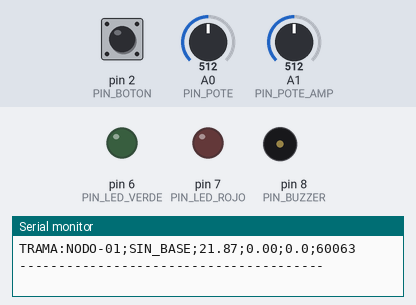
Bench run of a sketch on a simulated Arduino Uno, built with avr-gcc and run on an emulated ATmega328P. Parts: output pins drawn as LEDs (lit = HIGH), buzzer (waves = sounding), the last lines printed to the serial monitor. Dashed ring = blinking. The test bench sets the inputs (shaded band); at power-on: pin 2 (PIN_BOTON) HIGH, A0 (PIN_POTE) = 512, A1 (PIN_POTE_AMP) = 512. Random numbers use the default seed unless the sketch sets one; EEPROM starts erased.

Above: at 2.0 s.
2.1 s: pin 2 (PIN_BOTON) pulled LOW for 1.5 s
5.1 s: pin 2 (PIN_BOTON) driven LOW
At 9.1 s:
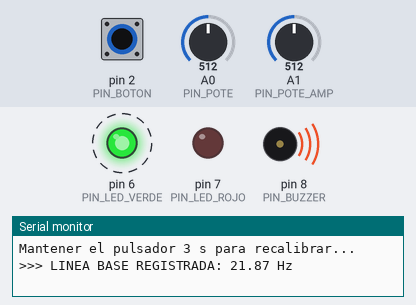
9.6 s: pin 2 (PIN_BOTON) driven HIGH
At 13.5 s:
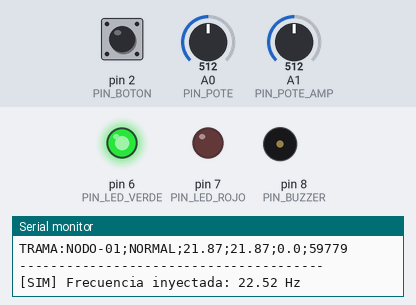
13.9 s: A0 (PIN_POTE) set to 306
At 15.9 s:
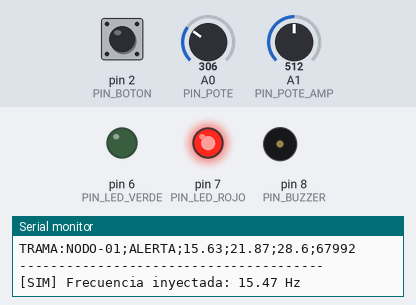
18.4 s: A0 (PIN_POTE) set to 412
21.9 s: A0 (PIN_POTE) set to 425
At 23.4 s:
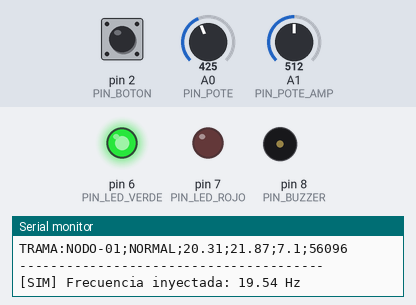
Timing chart, 0 to 24.7 s (numbered marks = the images above; inputs shaded):
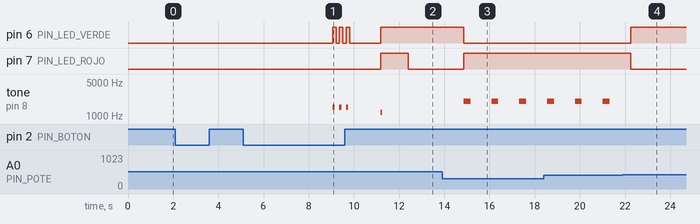

The sketch:

sketch.ino
```cpp
// Hecho con IA (Claude)
/* ============================================================
   SISTEMA IoT DE MONITOREO DE SALUD ESTRUCTURAL
   VERSION ARDUINO UNO (un solo nodo, sin Bluetooth)

   Asignatura : TI3042 - Aplicaciones Moviles para IoT
   Hardware   : Arduino Uno + MPU6050 + potenciometro + boton
                + LED verde + LED rojo + buzzer

   PRINCIPIO: toda estructura vibra a una frecuencia natural que
   depende de su masa y su rigidez. Si la rigidez disminuye por
   dano, la frecuencia natural baja. El sistema calcula esa
   frecuencia con una FFT y la compara contra una linea base.

   DIFERENCIAS RESPECTO DE LA VERSION ESP32
   - Ventana de 128 muestras en lugar de 512: los 2 KB de RAM del
     ATmega328P no alcanzan para mas. Resolucion: 200/128 = 1,56 Hz.
   - La linea base se guarda en la EEPROM interna del Uno.
   - El MPU6050 se lee directamente por I2C con la libreria Wire,
     sin librerias externas, para ahorrar memoria.
   - Sin Bluetooth: el Uno no lo trae integrado.

   CONEXIONES
     MPU6050 VCC -> 5V        MPU6050 GND -> GND
     MPU6050 SDA -> A4        MPU6050 SCL -> A5
     Potenciometro: extremos a 5V y GND, centro -> A0
     Boton: una pata -> D2, pata diagonal -> GND
     LED verde: D6 -> resistencia 220 -> pata larga, pata corta -> GND
     LED rojo : D7 -> resistencia 220 -> pata larga, pata corta -> GND
     Buzzer: + -> D8, - -> GND

   Monitor serie a 115200 baudios.
   ============================================================ */

#include <Wire.h>        // Comunicacion I2C (incluida en el IDE)
#include <EEPROM.h>      // Memoria no volatil del Uno (incluida)
#include <arduinoFFT.h>  // Transformada Rapida de Fourier

// ---------------- MODO DE OPERACION ----------------
// true  : el potenciometro genera una senal de frecuencia conocida
//         (validacion con senal patron). Es el modo de la demo.
// false : se leen las vibraciones reales del MPU6050.
const bool MODO_SIMULACION = true;

// ---------------- IDENTIFICACION DEL NODO ----------------
// Cada prototipo lleva un ID unico. Con varias estructuras
// monitoreadas, la app usa este ID para saber de donde viene
// cada medicion. Cambiarlo en cada placa: NODO-01, NODO-02...
const char ID_NODO[] = "NODO-01";

// ---------------- SEGUNDO POTENCIOMETRO (opcional) ----------------
// Solo en simulacion: un segundo potenciometro en A1 escala la
// amplitud de la vibracion para demostrar el estado AMARILLO
// (sismo). Dejar en false si no esta conectado: un pin analogico
// al aire lee ruido y activaria el amarillo al azar.
const bool USAR_POTE_AMPLITUD = true;
#define PIN_POTE_AMP  A1

// ---------------- PINES ----------------
#define PIN_POTE      A0
#define PIN_BOTON      2
#define PIN_LED_VERDE  6
#define PIN_LED_ROJO   7
#define PIN_BUZZER     8

// ---------------- MPU6050 ----------------
const uint8_t MPU_DIR    = 0x68;  // Direccion I2C del sensor
const uint8_t REG_PWR    = 0x6B;  // Registro de energia (despertar)
const uint8_t REG_ACEL_X = 0x3B;  // Primer byte del eje X del acelerometro

// ---------------- PARAMETROS DE MUESTREO ----------------
// Debe ser potencia de 2: la FFT divide la senal en mitades.
const uint16_t SAMPLES = 128;

// Por Nyquist se observan frecuencias menores a Fs/2 = 100 Hz.
const float SAMPLING_FREQUENCY = 200.0;

// Periodo entre muestras: 1 / 200 Hz = 5000 microsegundos
const unsigned long PERIODO_MUESTREO = 5000;

// Caida que dispara la alerta. En el Uno se usa 10% y no 5%:
// con resolucion de 1,56 Hz, un solo "escalon" de la FFT a 20 Hz
// ya representa casi un 8%, y un umbral de 5% daria falsas alarmas.
const float UMBRAL_CAIDA = 0.10;

// Amplitud minima del pico para considerar valida la medicion.
const float AMPLITUD_MINIMA = 50.0;

// Amplitud sobre la cual la vibracion se considera fuerte (sismo).
// En reposo la senal patron entrega un pico cercano a 35000; este
// umbral corresponde a ~1,7 veces ese valor. En modo sensor real
// debe recalibrarse segun la estructura.
const float AMPLITUD_SISMO = 60000.0;

// Rango de la frecuencia simulada con el potenciometro
const float FREC_SIM_MIN = 5.0;
const float FREC_SIM_MAX = 40.0;

// Posicion en la EEPROM donde se guarda la linea base
const int DIR_EEPROM = 0;

// Tiempo que hay que mantener el pulsador para recalibrar.
// Evita que un toque accidental (o malintencionado) registre como
// "sana" una estructura ya danada y borre la alerta.
const unsigned long TIEMPO_RECALIBRAR = 3000;  // milisegundos

// ---------------- VARIABLES GLOBALES ----------------
// En el Uno un float ocupa 4 bytes: 128 x 4 x 2 = 1 KB de RAM,
// la mitad de toda la memoria disponible.
float vReal[SAMPLES];
float vImag[SAMPLES];

ArduinoFFT<float> FFT = ArduinoFFT<float>(vReal, vImag, SAMPLES, SAMPLING_FREQUENCY);

float frecuenciaBase = 0.0;

// ============================================================
//  SETUP
// ============================================================
void setup() {
  Serial.begin(115200);

  pinMode(PIN_LED_VERDE, OUTPUT);
  pinMode(PIN_LED_ROJO, OUTPUT);
  pinMode(PIN_BUZZER, OUTPUT);
  pinMode(PIN_BOTON, INPUT_PULLUP);  // Resistencia interna: sin apretar = HIGH

  // F("...") guarda el texto en la memoria de programa y no en la
  // RAM. En el Uno es indispensable para no quedarse sin memoria.
  Serial.println(F("=== MONITOR ESTRUCTURAL - ARDUINO UNO ==="));

  if (MODO_SIMULACION) {
    Serial.println(F("Modo simulacion: el potenciometro fija la frecuencia."));
  } else {
    iniciarMPU();
    Serial.println(F("Modo sensor real: leyendo MPU6050."));
  }

  // Recuperar la linea base desde la EEPROM.
  // Una EEPROM nunca escrita devuelve un valor invalido, por eso se
  // valida que este en un rango razonable antes de usarla.
  EEPROM.get(DIR_EEPROM, frecuenciaBase);
  if (isnan(frecuenciaBase) || frecuenciaBase <= 0 || frecuenciaBase > 100) {
    frecuenciaBase = 0.0;
    Serial.println(F("Sin linea base. Presionar el boton para calibrar."));
  } else {
    Serial.print(F("Linea base recuperada: "));
    Serial.print(frecuenciaBase, 2);
    Serial.println(F(" Hz"));
  }

  Serial.println(F("---------------------------------------"));
}

// ============================================================
//  LOOP
// ============================================================
void loop() {

  // 1. ADQUISICION
  if (MODO_SIMULACION) generarSenalSimulada();
  else                 capturarMuestras();

  // 2. PROCESAMIENTO
  float amplitud = 0.0;
  float frecuencia = calcularFrecuencia(&amplitud);

  // 3. EVALUACION
  if (amplitud < AMPLITUD_MINIMA) {
    Serial.println(F("Sin excitacion suficiente para evaluar."));
    enviarTrama("REPOSO", 0.0, 0.0, amplitud);
    estadoNormal();
  } else {
    Serial.print(F("Frecuencia dominante: "));
    Serial.print(frecuencia, 2);
    Serial.print(F(" Hz | Amplitud: "));
    Serial.println(amplitud, 0);

    if (botonMantenido()) {
      calibrar(frecuencia);
      enviarTrama("CALIBRADO", frecuencia, 0.0, amplitud);
    } else if (frecuenciaBase > 0) {
      evaluarEstado(frecuencia, amplitud);
    } else {
      enviarTrama("SIN_BASE", frecuencia, 0.0, amplitud);
    }
  }

  Serial.println(F("---------------------------------------"));
  delay(1000);
}

// ============================================================
//  INICIALIZACION DEL MPU6050 POR I2C
// ============================================================
void iniciarMPU() {
  Wire.begin();
  // El sensor arranca en modo reposo. Escribir 0 en el registro
  // de energia lo despierta.
  Wire.beginTransmission(MPU_DIR);
  Wire.write(REG_PWR);
  Wire.write(0);
  Wire.endTransmission();
}

// Lee el eje X del acelerometro: dos bytes (alto y bajo) que se
// combinan en un entero de 16 bits con signo.
int16_t leerAceleracionX() {
  Wire.beginTransmission(MPU_DIR);
  Wire.write(REG_ACEL_X);
  Wire.endTransmission(false);
  Wire.requestFrom(MPU_DIR, (uint8_t)2);
  int16_t alto = Wire.read();
  int16_t bajo = Wire.read();
  return (alto << 8) | bajo;
}

// ============================================================
//  SENAL PATRON (modo simulacion)
// ============================================================
void generarSenalSimulada() {
  // ADC del Uno: 10 bits, valores de 0 a 1023.
  int lectura = analogRead(PIN_POTE);
  float frecuenciaSimulada = FREC_SIM_MIN +
      (lectura / 1023.0) * (FREC_SIM_MAX - FREC_SIM_MIN);

  // Factor de amplitud: 1x en reposo, hasta 3x con el segundo
  // potenciometro (simula la intensidad de un sismo).
  float factorAmp = 1.0;
  if (USAR_POTE_AMPLITUD) factorAmp = 1.0 + 2.0 * (analogRead(PIN_POTE_AMP) / 1023.0);

  Serial.print(F("[SIM] Frecuencia inyectada: "));
  Serial.print(frecuenciaSimulada, 2);
  Serial.println(F(" Hz"));

  for (uint16_t i = 0; i < SAMPLES; i++) {
    float t = (float)i / SAMPLING_FREQUENCY;
    vReal[i] = 1000.0 * factorAmp * sin(2.0 * PI * frecuenciaSimulada * t) + random(-80, 80);
    vImag[i] = 0.0;
  }
  eliminarComponenteContinua();
}

// ============================================================
//  CAPTURA REAL A FRECUENCIA CONSTANTE
// ============================================================
void capturarMuestras() {
  unsigned long tSiguiente = micros();
  for (uint16_t i = 0; i < SAMPLES; i++) {
    vReal[i] = leerAceleracionX();
    vImag[i] = 0.0;
    // No se usa delay(): acumularia el tiempo de lectura y las
    // muestras dejarian de estar equiespaciadas.
    tSiguiente += PERIODO_MUESTREO;
    while (micros() < tSiguiente) { }
  }
  eliminarComponenteContinua();
}

// ============================================================
//  ELIMINACION DE LA COMPONENTE CONTINUA
// ============================================================
void eliminarComponenteContinua() {
  // La gravedad es constante y generaria un pico enorme en 0 Hz.
  float media = 0.0;
  for (uint16_t i = 0; i < SAMPLES; i++) media += vReal[i];
  media /= SAMPLES;
  for (uint16_t i = 0; i < SAMPLES; i++) vReal[i] -= media;
}

// ============================================================
//  FFT Y BUSQUEDA DEL PICO
// ============================================================
float calcularFrecuencia(float *amplitud) {
  FFT.windowing(FFTWindow::Hamming, FFTDirection::Forward);  // Evita fuga espectral
  FFT.compute(FFTDirection::Forward);                        // Tiempo -> frecuencia
  FFT.complexToMagnitude();                                  // Espectro de amplitudes

  uint16_t indicePico = 0;
  float maximo = 0.0;
  for (uint16_t i = 3; i < SAMPLES / 2; i++) {   // Se saltan los bins cercanos a 0 Hz
    if (vReal[i] > maximo) {
      maximo = vReal[i];
      indicePico = i;
    }
  }
  *amplitud = maximo;
  return (indicePico * SAMPLING_FREQUENCY) / SAMPLES;   // Bin -> Hz
}

// ============================================================
//  PULSADOR PROTEGIDO
// ============================================================
// Devuelve true solo si el pulsador se mantiene apretado durante
// TIEMPO_RECALIBRAR. Un toque corto se ignora.
bool botonMantenido() {
  if (digitalRead(PIN_BOTON) == HIGH) return false;
  Serial.println(F("Mantener el pulsador 3 s para recalibrar..."));
  unsigned long inicio = millis();
  while (digitalRead(PIN_BOTON) == LOW) {
    if (millis() - inicio >= TIEMPO_RECALIBRAR) return true;
  }
  Serial.println(F("Recalibracion cancelada: pulsador soltado antes de tiempo."));
  return false;
}

// ============================================================
//  CALIBRACION
// ============================================================
void calibrar(float frecuencia) {
  frecuenciaBase = frecuencia;
  EEPROM.put(DIR_EEPROM, frecuenciaBase);   // Persiste ante cortes de energia

  Serial.print(F(">>> LINEA BASE REGISTRADA: "));
  Serial.print(frecuenciaBase, 2);
  Serial.println(F(" Hz"));

  for (int i = 0; i < 3; i++) {
    tone(PIN_BUZZER, 1500, 100);
    digitalWrite(PIN_LED_VERDE, HIGH);
    delay(150);
    digitalWrite(PIN_LED_VERDE, LOW);
    delay(150);
  }
}

// ============================================================
//  EVALUACION Y ACTUADORES
// ============================================================
void evaluarEstado(float frecuencia, float amplitud) {
  float caida = (frecuenciaBase - frecuencia) / frecuenciaBase;

  Serial.print(F("Variacion respecto de linea base: "));
  Serial.print(caida * 100.0, 1);
  Serial.println(F(" %"));

  // Prioridad de los estados: ROJO > AMARILLO > VERDE.
  // ROJO: la frecuencia cayo (perdio rigidez) -> posible dano.
  // AMARILLO: la estructura vibra fuerte pero su frecuencia se
  //   mantiene -> esta siendo sacudida (sismo), no hay dano aun.
  if (caida > UMBRAL_CAIDA) {
    Serial.println(F("*** ALERTA: posible perdida de rigidez ***"));
    enviarTrama("ALERTA", frecuencia, caida * 100.0, amplitud);
    estadoAlerta();
  } else if (amplitud > AMPLITUD_SISMO) {
    Serial.println(F("!!! Vibracion fuerte: posible sismo !!!"));
    enviarTrama("VIBRACION", frecuencia, caida * 100.0, amplitud);
    estadoVibracion();
  } else {
    Serial.println(F("Estructura dentro de parametros."));
    enviarTrama("NORMAL", frecuencia, caida * 100.0, amplitud);
    estadoNormal();
  }
}

// ============================================================
//  TRAMA PARA LA APP
// ============================================================
// Formato: ID;ESTADO;frecuencia;linea_base;variacion;amplitud
// El ID permite que la app distinga entre varias estructuras.
// Hoy sale por el puerto serie; con un modulo HC-05 en TX/RX
// la misma linea llega por Bluetooth sin cambiar el formato.
void enviarTrama(const char* estado, float frecuencia, float variacion, float amplitud) {
  Serial.print(F("TRAMA:"));
  Serial.print(ID_NODO);           Serial.print(';');
  Serial.print(estado);            Serial.print(';');
  Serial.print(frecuencia, 2);     Serial.print(';');
  Serial.print(frecuenciaBase, 2); Serial.print(';');
  Serial.print(variacion, 1);      Serial.print(';');
  Serial.println(amplitud, 0);
}

void estadoNormal() {
  digitalWrite(PIN_LED_VERDE, HIGH);
  digitalWrite(PIN_LED_ROJO, LOW);
  noTone(PIN_BUZZER);
}

// Amarillo con dos LEDs: verde y rojo encendidos juntos, mas un
// pitido corto. Se distingue de la alerta (solo rojo, pitido largo).
void estadoVibracion() {
  digitalWrite(PIN_LED_VERDE, HIGH);
  digitalWrite(PIN_LED_ROJO, HIGH);
  tone(PIN_BUZZER, 1200, 80);
}

void estadoAlerta() {
  digitalWrite(PIN_LED_VERDE, LOW);
  digitalWrite(PIN_LED_ROJO, HIGH);
  tone(PIN_BUZZER, 2000, 300);
}
```

Measured:
- the behaviour switches between 424 and 425 on A0 (PIN_POTE) (found by bisection; images 3 and 4)
- after the input at 5.1 s, pin 6 (PIN_LED_VERDE): alternates HIGH for 0.15 s and LOW for 0.15 s, starting after 4.0 s; tone on pin 8 (PIN_BUZZER): alternates 1500 Hz for 0.10 s and silent for 0.20 s, starting after 4.0 s
- after the input at 9.6 s, pin 7 (PIN_LED_ROJO): LOW → HIGH after 1.6 s, → LOW 1.2 s later
- after the input at 13.9 s, pin 6 (PIN_LED_VERDE): HIGH → LOW after 0.97 s
- after the input at 21.9 s, pin 6 (PIN_LED_VERDE): LOW → HIGH after 0.35 s; pin 7 (PIN_LED_ROJO): HIGH → LOW after 0.35 s
